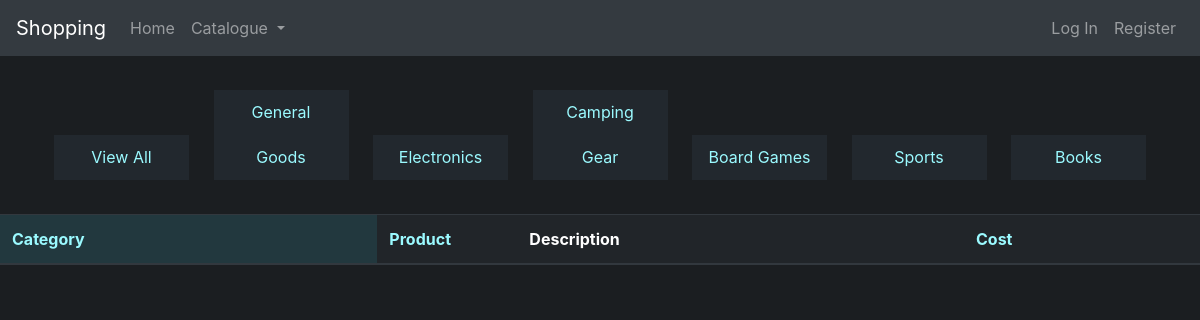
The page /catalogue.php on the database as committed earlier.
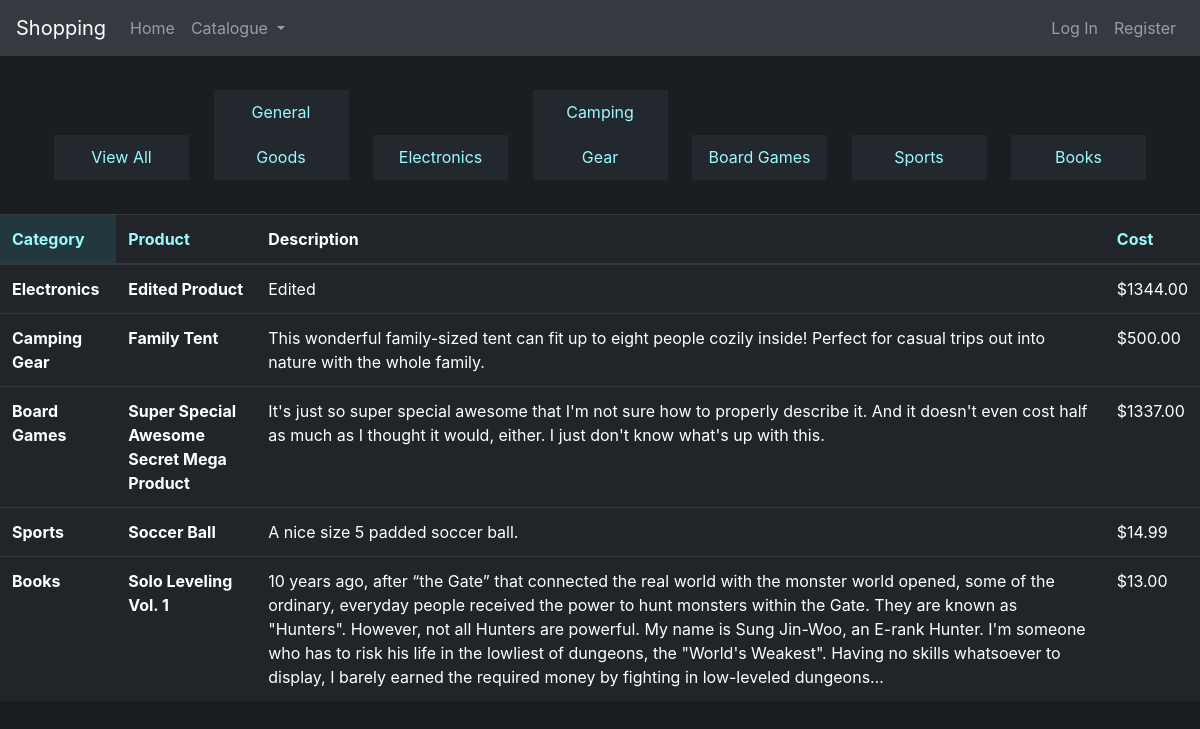
The same page on the database as committed later.
### tables this page shows
CREATE TABLE `product` (
  `product_id` int(11) NOT NULL,
  `cost` decimal(12,2) NOT NULL,
  `stock` int(12) NOT NULL,
  `description` varchar(512) NOT NULL,
  `name` varchar(64) NOT NULL,
  `category_id` int(11) NOT NULL
);

### catalogue.php (called while the page is built, shortened)
<?php
require 'inc/shared/header.inc.php';
require 'inc/shared/nav.inc.php';
require 'inc/catalogue/catalogue.inc.php';
require 'inc/shared/footer.inc.php';
?>

### inc/shared/filters.inc.php (called while the page is built, shortened)
<?php
if (isset($_GET['category']) && is_numeric($_GET['category'])) {
    $filter = " WHERE category_id = " . $_GET['category'];
} else {
    $filter = '';
}
if (isset($_GET['sorting'])) {
    if ($_GET['sorting'] == 'cost' || $_GET['sorting'] == 'stock') {
        $order =  $_GET['sorting'] . " DESC";
    } else {
        $order = $_GET['sorting'] . " ASC";
    }
} else {
    $order = 'category_id ASC';
}
?>

### inc/shared/functions.inc.php (the view, shortened to what this page needs)
<?php
function show_products($result, $inventory){
    echo '<div class="table-responsive">';
    echo "<table class=\"table table-dark\">";
    echo '<thead><tr><th class="table-cat"><a href="?sorting=category_id">Category</a></th>';
    echo '<th class="product"><a href="?sorting=name">Product</a></th>';
    echo '<th>Description</th>';
    echo '<th><a href="?sorting=cost">Cost</a></th>';
    while ($row = $result->fetch_assoc()){
        if (isset($row['category_id'])) {
            switch ($row['category_id']) {
                case 1:
                    $category = 'Electronics';
                    break;
                case 2:
                    $category = 'Camping Gear';
                    break;
                case 3:
                    $category = 'Board Games';
                    break;
                case 4:
                    $category = 'Sports';
                    break;
                case 5:
                    $category = 'Books';
                    break;
            }
        } else {
            $category = "General Goods";
        }
        echo '<tr>';
        echo "<td><strong>" . $category . "</strong></td>";
        echo "<td><strong>" . $row['name'] . "</strong></td>";
        echo "<td>" . $row['description'] . "</td>";
        echo "<td>$" . number_format($row['cost'], 2, ".", "") . "</td>";
        echo '</tr>';
    }
    echo '</table>';
    echo '</div>';
}
?>

### inc/shared/header.inc.php (shortened to what this page needs)
<!DOCTYPE html>
<html lang="en">
<head>
    <link rel="stylesheet" href="css/bootstrap.min.css">
    <link rel="stylesheet" href="css/style.css">
</head>
<body>

### inc/shared/nav.inc.php (shortened to what this page needs)
<nav class="navbar navbar-expand-lg navbar-dark bg-dark">
  <a class="navbar-brand" href="display-records.php">Shopping</a>
  <div class="collapse navbar-collapse" id="navbarSupportedContent">
    <ul class="navbar-nav mr-auto">
        <li class="nav-item">
            <a class="nav-link" href="landing.php">Home</a>
        </li>
        <li class="nav-item dropdown">
        <a class="nav-link dropdown-toggle" href="#" id="navbarDropdown" role="button" data-toggle="dropdown" aria-haspopup="true" aria-expanded="false">
            Catalogue
        </a>
        </li>
    </ul>
    <ul class="navbar-nav">
            <?php
            echo (isset($_SESSION['loggedin']) && $_SESSION['loggedin'] == 1) ?
            '<li class="nav-item"><a class="nav-link" href="logout.php">Log Out</a></li>' :
            '<li class="nav-item"><a class="nav-link" href="login.php">Log In</a></li>
            <li class="nav-item"><a class="nav-link" href="register.php">Register</a></li>';
            ?>
    </ul>
  </div>
</nav>

### inc/catalogue/catalogue.inc.php
<?php
require_once 'inc/shared/db_connect.inc.php';
require 'inc/shared/functions.inc.php';
require 'inc/shared/filters.inc.php';
echo '<ul class="sorting mb-4 mt-4">
    <li><a href="catalogue.php">View All</a></li>
    <li><a href="catalogue.php?category=0">General Goods</a></li>
    <li><a href="catalogue.php?category=1">Electronics</a></li>
    <li><a href="catalogue.php?category=2">Camping Gear</a></li>
    <li><a href="catalogue.php?category=3">Board Games</a></li>
    <li><a href="catalogue.php?category=4">Sports</a></li>
    <li><a href="catalogue.php?category=5">Books</a></li>
</ul>';
$sql = "SELECT * FROM product" . $filter . " ORDER BY " . $order;
$result = $db->query($sql);
show_products($result, '');
?>

### inc/shared/footer.inc.php (shortened to what this page needs)
</body>
</html>

### css/style.css (style rules this page uses)
body { background-color: #1B1E21; color: rgb(233, 233, 233); position: relative; min-width: 545px; }
table { min-width: 545px; }
a { color: rgb(155, 250, 255); }
.sorting { list-style: none; line-height: 45px; text-align: center; padding: 0; min-width: 545px; }
.sorting>li { display: inline-block; }
.sorting>li>a { padding: 0 15px; margin: 10px; background: #22282e; display: inline-block; width: 135px; }
.table-cat { background: #22383e; }
.product { width: 140px; }

Rows that differ between the two databases and show on the page:
added product: category "Electronics", name "Edited Product", description "Edited", cost "1344.00"
added product: category "Camping Gear", name "Family Tent", description "This wonderful family-sized tent can fit up to eight people cozily inside! Perfect for casual trips out into nature with the whole family.", cost "500.00"
added product: category "Board Games", name "Super Special Awesome Secret Mega Product", description "It's just so super special awesome that I'm not sure how to properly describe it. And it doesn't even cost half as much as I thought it would, either. I just don't know what's up with this.", cost "1337.00"
added product: category "Sports", name "Soccer Ball", description "A nice size 5 padded soccer ball.", cost "14.99"
added product: category "Books", name "Solo Leveling Vol. 1", description "10 years ago, after “the Gate” that connected the real world with the monster world opened, some of the ordinary, everyday people received the power to hunt monsters within the Gate. They are known as \"Hunters\". However, not all Hunters are powerful. My name is Sung Jin-Woo, an E-rank Hunter. I'm someone who has to risk his life in the lowliest of dungeons, the \"World's Weakest\". Having no skills whatsoever to display, I barely earned the required money by fighting in low-leveled dungeons…", cost "13.00"
